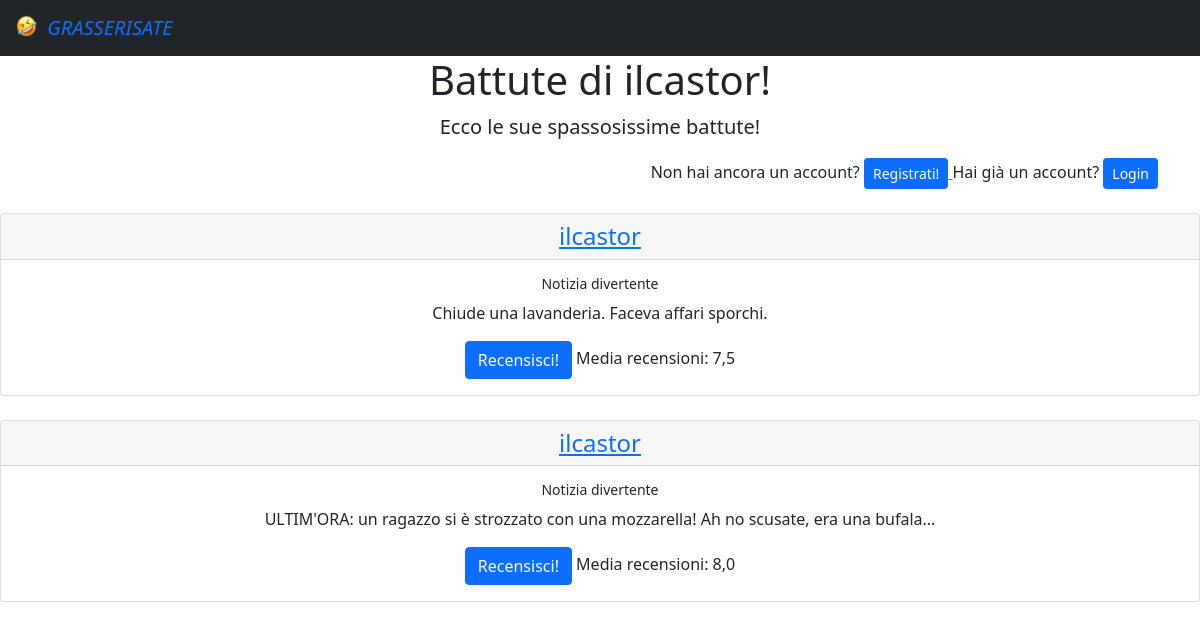
/battutes/17, run on an earlier commit of the app's database.
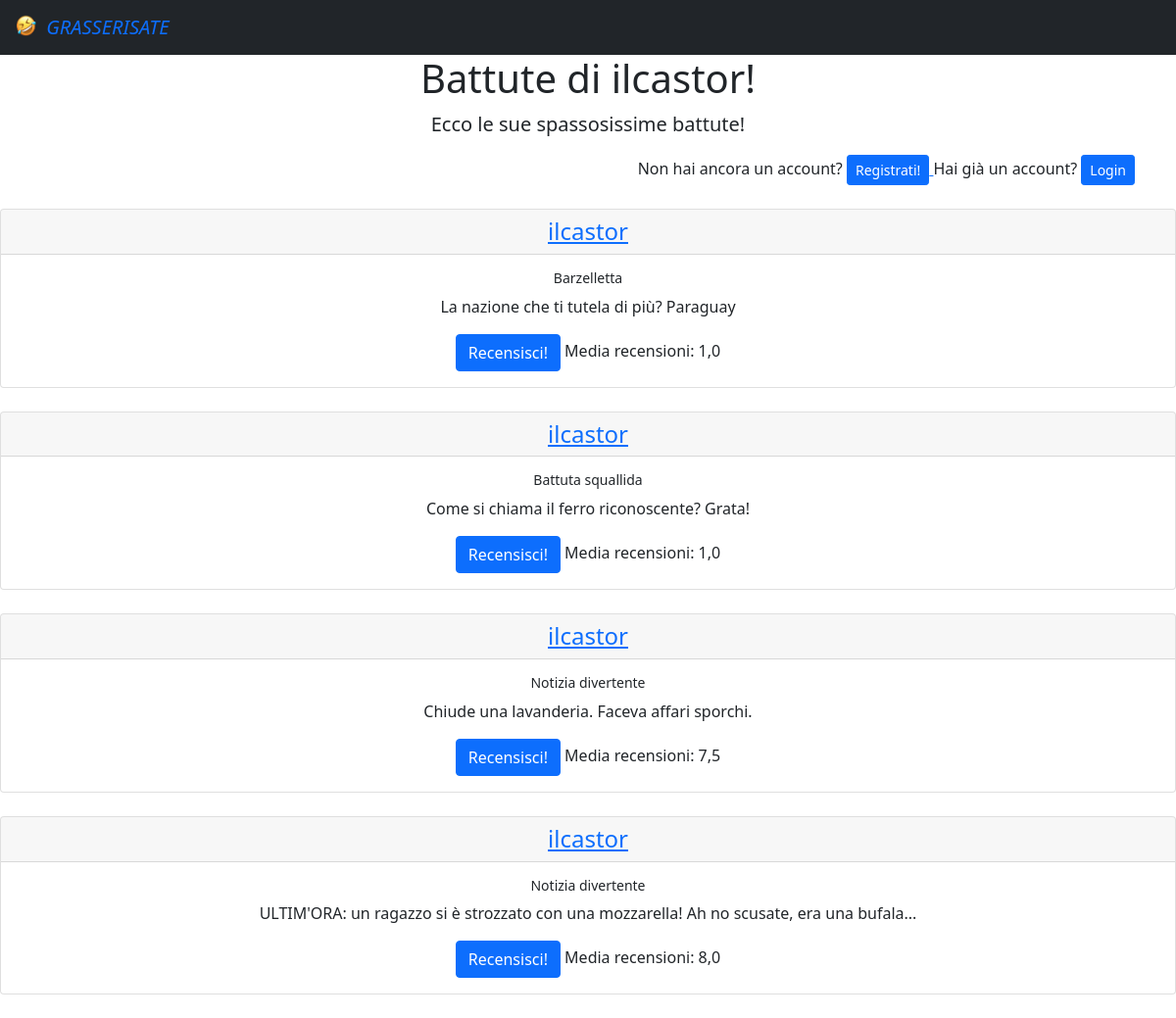
And on a later commit of the database.
### esame/models.py (models this page shows, shortened)
class Battute(models.Model):
    testo = models.TextField(default="")
    utente = models.ForeignKey(User, on_delete=models.CASCADE, related_name='utentebat')
    tempo = models.DateTimeField(auto_now=True)
    tipo = models.CharField(choices=SCELTE, default='bar', max_length=25)
    @property
    def calcola_media(self):
        media_tupla = self.battutarec.all().aggregate(Avg('voto'))
        media_lunga = media_tupla['voto__avg']
        if type(media_lunga) is NoneType:
            media = media_lunga
        else:
            media = round(media_lunga, 2)
        return media

### esame/views.py (the view)
# urls.py: path("battutes/<int:pk>", views.BattuteProfilo.as_view(),name='battute_profilo')
class BattuteProfilo(ListView):
    template_name = "battute_profilo.html"
    model = Battute
    def get_queryset(self):
        qs = Battute.objects.filter(utente_id=self.kwargs['pk']).order_by('-tempo')
        return qs
    def get_context_data(self, *, object_list=None, **kwargs):
        context = super(BattuteProfilo, self).get_context_data(**kwargs)
        context['nickname'] = User.objects.filter(id=self.kwargs['pk']).get().username
        if self.request.user.id == self.kwargs['pk']:
            context['puo_recensire'] = False
        else:
            context['puo_recensire'] = True
        return context

### templates/battute_profilo.html (shortened to what this page needs)
<html lang="en">
{% extends 'base.html' %}
{% block contenuto %}
    <div class="container">
        <h1> <div style="text-align: center;"> Battute di {{ nickname }}!</div></h1>
        <p class="lead" style="text-align:center">
            Ecco le sue spassosissime battute!
        </p>
        {% if user.is_authenticated %}
            <div style="text-align:right">
                <a href='{% url 'logout' %}'>
                    <button type="button" class="btn btn-danger">
                        Logout
                    </button>
                </a>
                         </div>
        {% else %}
            <div style="text-align:right">
            Non hai ancora un account?
            <a href="{% url  "registrazione"%}">
                    <button type="button" class="btn btn-primary btn-sm">
                        Registrati!
                    </button>
                </a>
                Hai già un account?
            <a href="{% url  "login"%}">
                    <button type="button" class="btn btn-primary btn-sm">
                        Login
                    </button>
                </a>
            </div>
            </div>
        {% endif %}
    <br>
    <div style="text-align:center">
        {% for b in object_list %}
            <div class="card">
                <h4 class="card-header"> <a href="{% url "profilo" pk=b.utente_id %}"> {{ b.utente }}  </a> </h4>
                <div class="card-body">
                    <h6 class="card-title" > <small>{{ b.tipo }}</small>  </h6>
                    <p class="card-text"> {{ b.testo }} </p>
                    {% if puo_recensire %}
                        <a href="{% url "aggiungi_recensione" pk=b.id %}" class="btn btn-primary">Recensisci!</a>
                    {% endif %}
                    Media recensioni: {{ b.calcola_media}}
                </div>
            </div>
            <br>
        {%  endfor %}
    </div>
{% endblock %}

What changed in the data, as far as the page shows it:
added Battute: utente "ilcastor", tipo "Barzelletta", testo "La nazione che ti tutela di più? Paraguay", calcola_media "1,0"
added Battute: utente "ilcastor", tipo "Battuta squallida", testo "Come si chiama il ferro riconoscente? Grata!", calcola_media "1,0"
